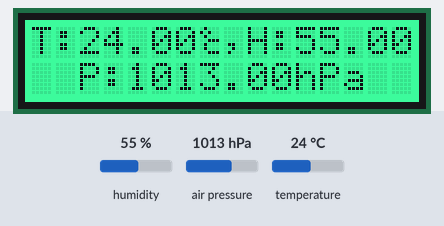
Simulated run of this sketch. Board: Arduino Uno, built with avr-gcc and run on an emulated ATmega328P. On the bench: 16×2 character LCD. The test bench sets the inputs (shaded band); at power-on: air pressure 1013 hPa, humidity 55 %, temperature 24 °C.

Above: at 1.2 s.
1.3 s: air pressure set to 952 hPa
At 3.1 s:
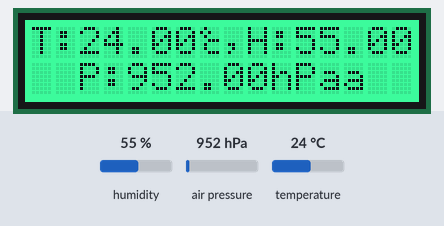
3.6 s: humidity set to 22 %
At 4.8 s:
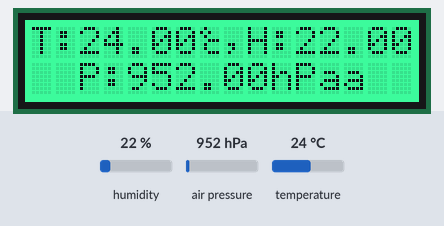
5.7 s: temperature set to 12 °C
At 7.5 s:
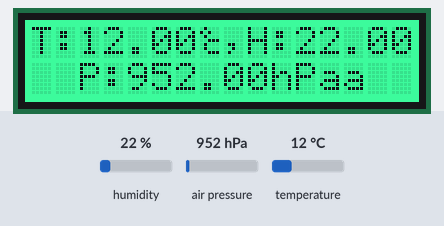
7.8 s: humidity set to 40 %
At 9.3 s:
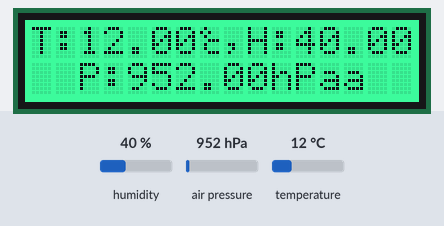
Timing chart, 0 to 10.8 s (numbered marks = the images above; inputs shaded):
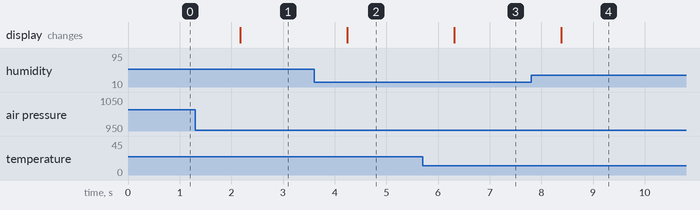

Measured:
- after the input at 1.3 s, the display: changes after 0.88 s (image 1)
- after the input at 3.6 s, the display: changes after 0.65 s (image 2)
- after the input at 5.7 s, the display: changes after 0.62 s (image 3)
- after the input at 7.8 s, the display: changes after 0.59 s (image 4)

The sketch:

viewer.ino
```cpp
#include <Adafruit_BME280.h>

#include <rgb_lcd.h>

#include <Wire.h>
rgb_lcd lcd;

Adafruit_BME280 bme; // use I2C interface
Adafruit_Sensor *bme_temp = bme.getTemperatureSensor();
Adafruit_Sensor *bme_pressure = bme.getPressureSensor();
Adafruit_Sensor *bme_humidity = bme.getHumiditySensor();

byte celciusTemp[8] {
  0b01000,
  0b10100,
  0b01000,
  0b00111,
  0b01000,
  0b01000,
  0b00111,
  0b00000,
};

void setup() {
  Serial.begin(9600);

  if (!bme.begin()) {
    Serial.println(F("Could not find a valid BME280 sensor, check wiring!"));
    while (1) delay(10);
  }

  lcd.begin(16, 2);
  lcd.setRGB(0, 255, 128);
  lcd.createChar(0, celciusTemp);
}


void loop() {
  sensors_event_t temp_event, pressure_event, humidity_event;
  bme_temp->getEvent(&temp_event);
  bme_pressure->getEvent(&pressure_event);
  bme_humidity->getEvent(&humidity_event);
  lcd.setCursor(0, 0);
  lcd.print("T:");
  lcd.print(temp_event.temperature);
  lcd.write((unsigned char) 0);
  lcd.print(",H:");
  lcd.print(humidity_event.relative_humidity);
  lcd.print("%");
  lcd.setCursor(2, 1);
  lcd.print("P:");
  lcd.print(pressure_event.pressure);
  lcd.print("hPa");
  delay(1000);
}
```
